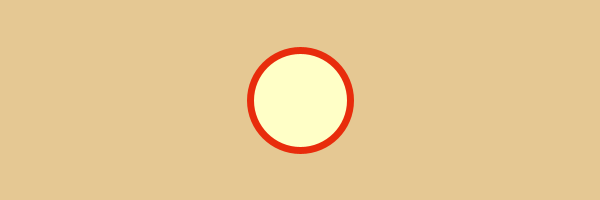
Frame 1 (no input)
Frame 60 (the mouse pressed at the canvas centre just before this capture): identical to frame 1, image omitted
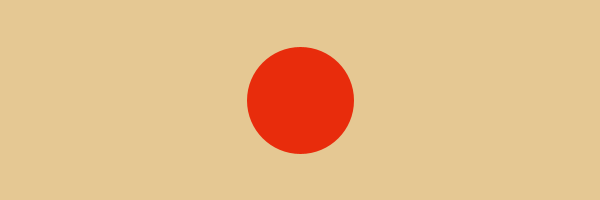
Frame 120 (the mouse held since frame 60 and released just before this capture)

The Processing sketch that drew these frames (run headless with seeded random() and noise(); from frame 60 on, the mouse is pressed at the canvas centre):

// Processing sketch: processing_89258
// ── processing_89258.pde

color[] powerfull = {#E5C893, #FFFFC7, #92DEB4, #E82C0C, #F0840C};
color[] palette = powerfull;

int i = 1;
int x = 0;

void setup(){
  size(600, 200);
  smooth();
  stroke(palette[3]);
  strokeWeight(7);
}

void draw() {
  background(palette[0]);
  fill(palette[i]);
  ellipse(width/2, height/2, 100, 100);
}

void keyPressed(){
  x += 10;
}

void mousePressed(){
 i = int(random(1, 5));
}
